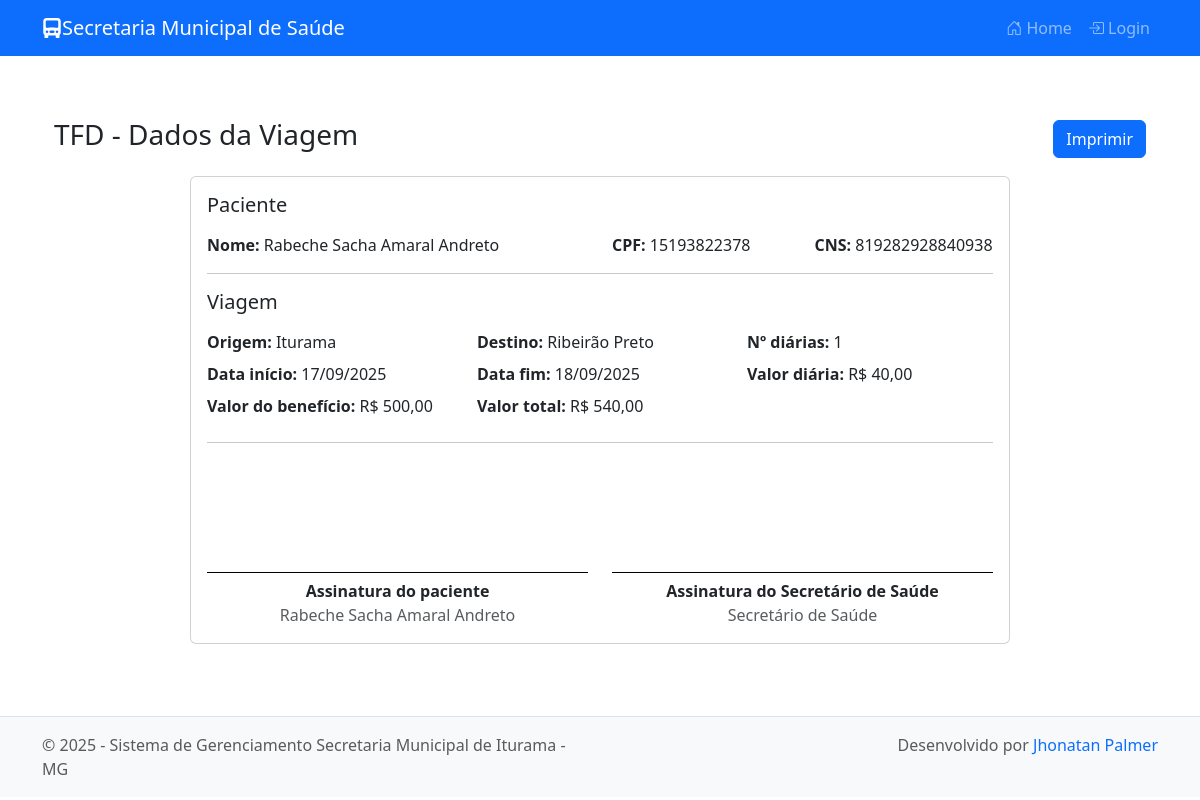
Screenshot of /tfd/8/imprimir/ with the database file from the repository.
### tfd/models.py (models this page shows, shortened)
class TFD(models.Model):
	paciente = models.ForeignKey(
		'pacientes.Paciente', on_delete=models.SET_NULL, null=True, blank=True,
		help_text='Opcional: vincular a um paciente já cadastrado')
	paciente_nome = models.CharField('Nome do paciente', max_length=150)
	paciente_cpf = models.CharField('CPF', max_length=14, blank=True, null=True)
	paciente_cns = models.CharField('CNS', max_length=20, blank=True, null=True)
	paciente_endereco = models.TextField('Endereço', max_length=300, blank=True)
	paciente_telefone = models.CharField('Telefone', max_length=30, blank=True)
	cidade_origem = models.CharField('Cidade de origem', max_length=100, default='Iturama', editable=False)
	cidade_destino = models.CharField('Cidade de destino', max_length=150, blank=True)
	data_inicio = models.DateField('Data início', null=True, blank=True)
	data_fim = models.DateField('Data fim', null=True, blank=True)
	numero_diarias = models.PositiveIntegerField('Número de diárias', default=1)
	valor_diaria = models.DecimalField('Valor da diária', max_digits=10, decimal_places=2)
	valor_beneficio = models.DecimalField('Valor do benefício', max_digits=12, decimal_places=2, default=0)
	valor_total = models.DecimalField('Valor total', max_digits=12, decimal_places=2)
	observacoes = models.TextField('Observações', blank=True)
	criado_em = models.DateTimeField(auto_now_add=True)
	atualizado_em = models.DateTimeField(auto_now=True)
	class Meta:
		verbose_name = 'TFD'
		verbose_name_plural = 'TFD'
		ordering = ['-data_inicio', '-criado_em']

### pacientes/models.py (models this page shows, shortened)
class Paciente(models.Model):
    nome = models.CharField(max_length=150)
    cpf = models.CharField(max_length=11, blank=True, null=True, unique=True, validators=[validate_cpf])
    cns = models.CharField(max_length=15, blank=True, null=True)
    data_nascimento = models.DateField()
    endereco = models.TextField(max_length=30)
    telefone = models.CharField(max_length=20, blank=True)

### tfd/views.py (the view)
# urls.py: path('<int:pk>/imprimir/', views.TFDPrintView.as_view(), name='tfd-print'),  # ✅ Nova URL
class TFDPrintView(DetailView):
    model = TFD
    template_name = 'tfd/tfd_print.html'  # Você precisa criar esse template
    context_object_name = 'tfd'

### tfd/templatetags/currency_filters.py (called while the page is built)
@register.filter
def br_currency(value):
    try:
        v = float(value)
    except Exception:
        return value
    s = f"{v:,.2f}"
    s = s.replace(',', 'X').replace('.', ',').replace('X', '.')
    return f"R$ {s}"

### tfd/templates/tfd/tfd_print.html (shortened to what this page needs)
{% extends 'base.html' %}
{% load currency_filters %}
{% block content %}
<div class="container py-4">
    <div class="d-flex justify-content-between align-items-center mb-3">
        <h3>TFD - Dados da Viagem</h3>
        <div class="no-print">
            <button class="btn btn-primary" onclick="window.print()">Imprimir</button>
        </div>
    </div>
    <div class="card p-3 a4-sheet">
        <h5 class="mb-3">Paciente</h5>
        <div class="row">
            <div class="col-md-6"><strong>Nome:</strong> {% if tfd.paciente %}{{ tfd.paciente.nome }}{% else %}{{ tfd.paciente_nome }}{% endif %}</div>
            <div class="col-md-3"><strong>CPF:</strong> {{ tfd.paciente_cpf }}</div>
            <div class="col-md-3"><strong>CNS:</strong> {{ tfd.paciente_cns }}</div>
        </div>
        <hr>
        <h5 class="mb-3">Viagem</h5>
        <div class="row mb-2">
            <div class="col-md-4"><strong>Origem:</strong> {{ tfd.cidade_origem }}</div>
            <div class="col-md-4"><strong>Destino:</strong> {{ tfd.cidade_destino }}</div>
            <div class="col-md-4"><strong>Nº diárias:</strong> {{ tfd.numero_diarias }}</div>
        </div>
        <div class="row mb-2">
            <div class="col-md-4"><strong>Data início:</strong> {% if tfd.data_inicio %}{{ tfd.data_inicio|date:"d/m/Y" }}{% endif %}</div>
            <div class="col-md-4"><strong>Data fim:</strong> {% if tfd.data_fim %}{{ tfd.data_fim|date:"d/m/Y" }}{% endif %}</div>
            <div class="col-md-4"><strong>Valor diária:</strong> {{ tfd.valor_diaria|br_currency }}</div>
        </div>
        <div class="row mb-2">
            <div class="col-md-4"><strong>Valor do benefício:</strong> {{ tfd.valor_beneficio|br_currency }}</div>
            <div class="col-md-4"><strong>Valor total:</strong> {{ tfd.valor_total|br_currency }}</div>
        </div>
        <hr>
            <div class="row mt-4 signature-block">
                <div class="col-md-6 text-center">
                    <div class="signature-line"></div>
                    <div><strong>Assinatura do paciente</strong></div>
                    <div class="text-muted">{% if tfd.paciente %}{{ tfd.paciente.nome }}{% else %}{{ tfd.paciente_nome }}{% endif %}</div>
                </div>
                <div class="col-md-6 text-center">
                    <div class="signature-line"></div>
                    <div><strong>Assinatura do Secretário de Saúde</strong></div>
                    <div class="text-muted">Secretário de Saúde</div>
                </div>
            </div>
    </div>
</div>
{% endblock %}

### secretaria_it/templates/base.html (style rules this page uses)
body { padding-top: 70px; }

### tfd/templates/tfd/tfd_print.html (style rules this page uses)
.a4-sheet { max-width: 820px; margin: 0 auto; }
.signature-line { height: 90px; border-bottom: 1px solid #000; margin-bottom: 6px; }

### rows the page displays
TFD: paciente.nome "Rabeche Sacha Amaral Andreto", paciente_cpf "15193822378", paciente_cns "819282928840938", cidade_origem "Iturama", cidade_destino "Ribeirão Preto", numero_diarias "1", data_inicio "17/09/2025", data_fim "18/09/2025", valor_diaria|br_currency "R$ 40,00", valor_beneficio|br_currency "R$ 500,00", valor_total|br_currency "R$ 540,00"

### other values shown
{{ year|default:"2025" }} "2025"
